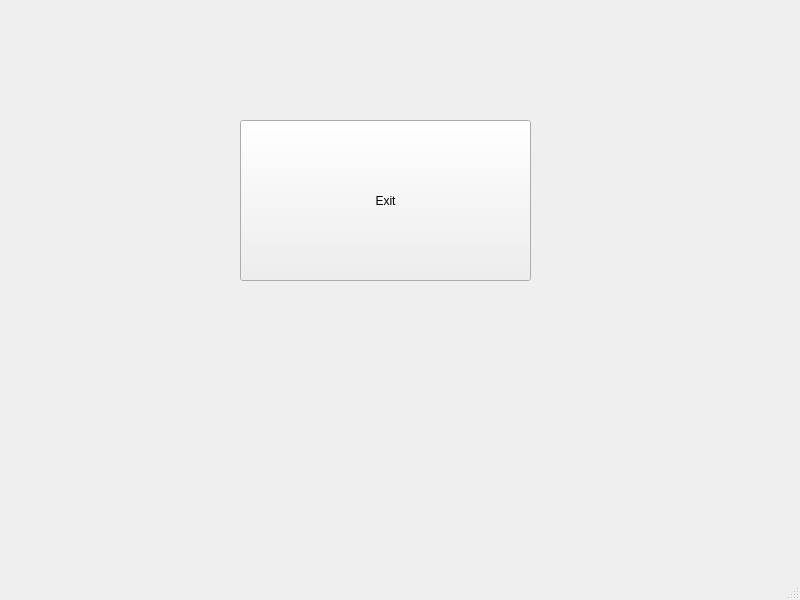
<?xml version="1.0" encoding="UTF-8"?>
<ui version="4.0">
 <class>MainWindow</class>
 <widget class="QMainWindow" name="MainWindow">
  <property name="geometry">
   <rect>
    <x>0</x>
    <y>0</y>
    <width>800</width>
    <height>600</height>
   </rect>
  </property>
  <property name="windowTitle">
   <string>MainWindow</string>
  </property>
  <widget class="QWidget" name="centralwidget">
   <widget class="QPushButton" name="btnExit">
    <property name="geometry">
     <rect>
      <x>240</x>
      <y>120</y>
      <width>291</width>
      <height>161</height>
     </rect>
    </property>
    <property name="text">
     <string>Exit</string>
    </property>
   </widget>
  </widget>
  <widget class="QMenuBar" name="menubar">
   <property name="geometry">
    <rect>
     <x>0</x>
     <y>0</y>
     <width>800</width>
     <height>21</height>
    </rect>
   </property>
  </widget>
  <widget class="QStatusBar" name="statusbar"/>
 </widget>
 <resources/>
 <connections/>
</ui>
